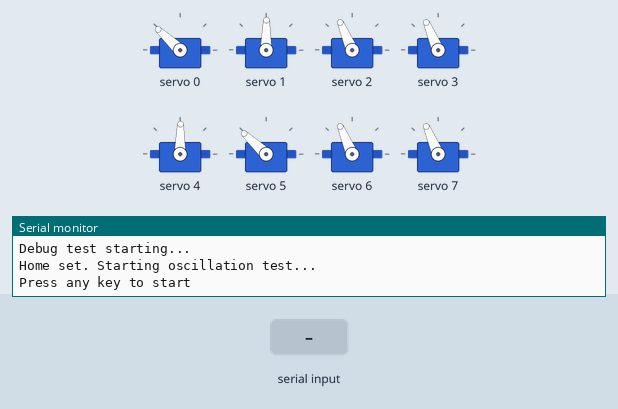
The sketch below on a simulated Arduino Uno, built with avr-gcc and run on an emulated ATmega328P. Shown: 8 × servo, the last lines printed to the serial monitor. The test bench sets the inputs (shaded band).

Above: at 2.2 s.
2.3 s: "1" received over Serial
At 2.69 s:
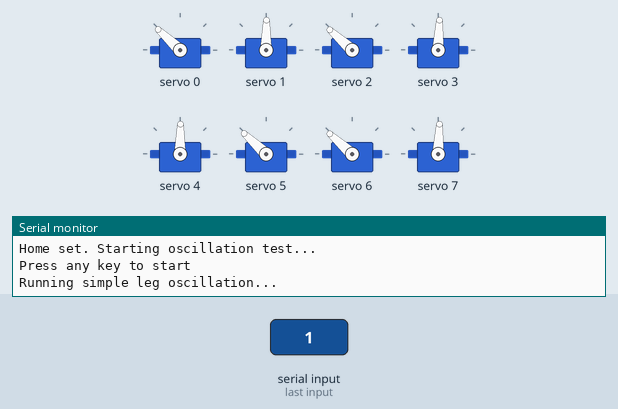
7.0 s: "0" received over Serial
At 8.89 s:
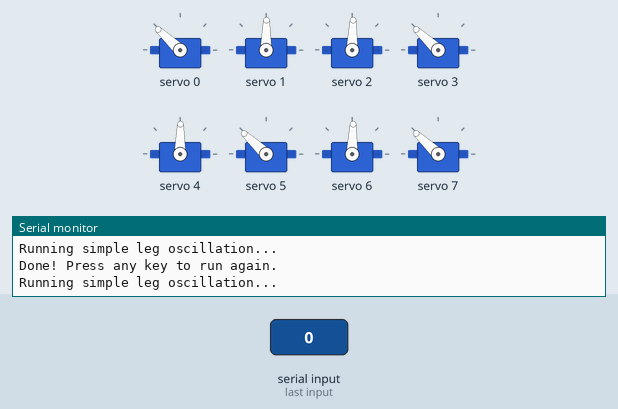
Timing chart, 0 to 12.5 s (numbered marks = the images above; inputs shaded):
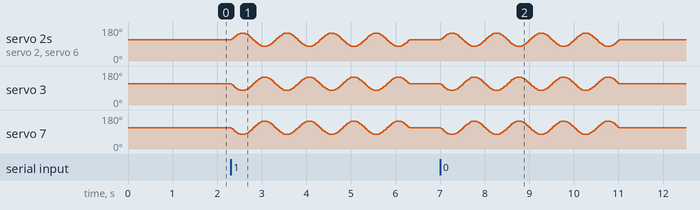

The sketch:

debug_oscillator.ino
```cpp
/*
 * Debug test - simple oscillator movement
 */

#include <Wire.h>
#include <Adafruit_PWMServoDriver.h>

Adafruit_PWMServoDriver pwm = Adafruit_PWMServoDriver();

#define SERVOMIN 125
#define SERVOMAX 575

void setServo(int ch, int angle) {
  angle = constrain(angle, 0, 180);
  int pulse = map(angle, 0, 180, SERVOMIN, SERVOMAX);
  pwm.setPWM(ch, 0, pulse);
}

void setup() {
  Serial.begin(9600);
  Serial.println("Debug test starting...");

  pwm.begin();
  pwm.setOscillatorFrequency(27000000);
  pwm.setPWMFreq(50);
  delay(10);

  // Set home
  setServo(0, 110);  // FR Hip
  setServo(1, 70);   // FL Hip
  setServo(2, 90);   // FR Leg
  setServo(3, 90);   // FL Leg
  setServo(4, 70);   // BR Hip
  setServo(5, 110);  // BL Hip
  setServo(6, 90);   // BR Leg
  setServo(7, 90);   // BL Leg

  delay(1000);
  Serial.println("Home set. Starting oscillation test...");
  Serial.println("Press any key to start");
}

void loop() {
  if (Serial.available()) {
    Serial.read();

    Serial.println("Running simple leg oscillation...");

    // Simple oscillation - move legs up and down using sine wave
    unsigned long startTime = millis();
    int period = 1000;  // 1 second period
    int amplitude = 30;

    while (millis() - startTime < 4000) {  // Run for 4 seconds
      float t = (millis() - startTime) % period;
      float angle = amplitude * sin(2 * 3.14159 * t / period);

      // Move all legs
      setServo(2, 90 + angle);   // FR Leg
      setServo(3, 90 - angle);   // FL Leg (inverted)
      setServo(6, 90 + angle);   // BR Leg
      setServo(7, 90 - angle);   // BL Leg (inverted)

      delay(10);
    }

    // Return to home
    setServo(2, 90);
    setServo(3, 90);
    setServo(6, 90);
    setServo(7, 90);

    Serial.println("Done! Press any key to run again.");
  }
}
```
